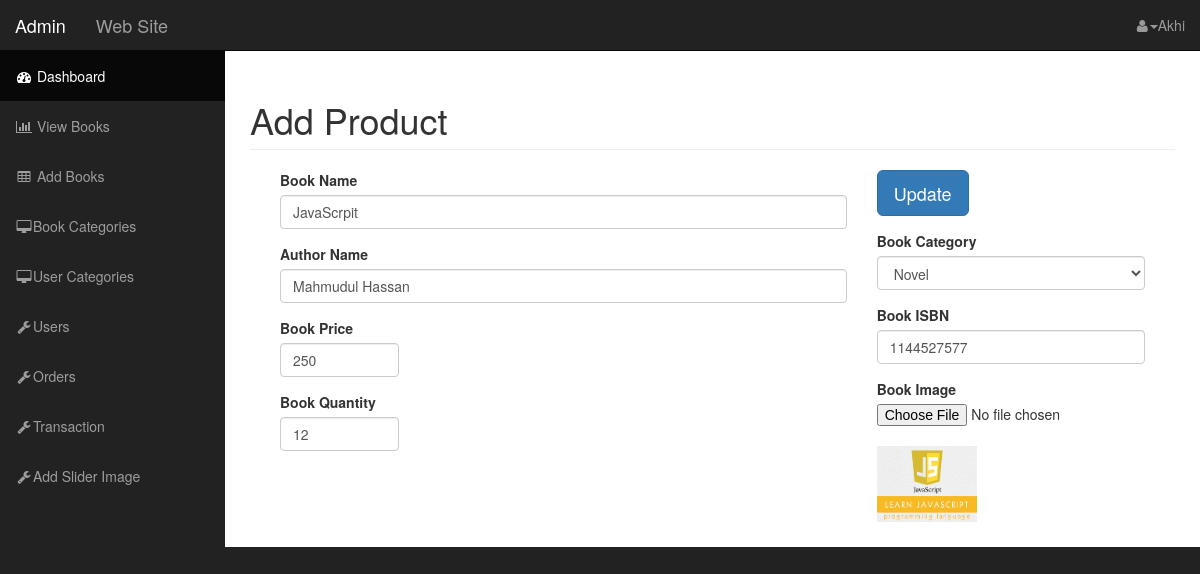
Page /admin/edit_book.php?id=1 (signed in) on the committed database.
### tables this page shows
CREATE TABLE `books` (
  `book_id` int(11) NOT NULL,
  `book_name` varchar(255) NOT NULL,
  `author_name` varchar(255) NOT NULL,
  `book_isbn` int(11) NOT NULL,
  `book_cat_id` int(11) NOT NULL,
  `book_quantity` int(11) NOT NULL,
  `book_price` float NOT NULL,
  `description` text NOT NULL,
  `book_image` varchar(255) NOT NULL
);

CREATE TABLE `categories` (
  `cat_id` int(11) NOT NULL,
  `cat_title` varchar(255) NOT NULL
);

### classes/Book.php (called while the page is built, shortened)
<?php
$filepath=realpath(dirname(__FILE__));
include_once ($filepath.'/../lib/Database.php');
?>
<?php
 class Book
 {
 	private $db;
 	function __construct()
 	{
 		 $this->db=new Database();
 	}
public function get_book_by_id($id){
   $id   =mysqli_real_escape_string($this->db->link,$id);
   $query="SELECT books.*,
          categories.cat_title
          FROM books
          INNER JOIN categories
          on books.book_cat_id=categories.cat_id
          where books.book_id='$id'
          ";
      $result=$this->db->select($query);
      return $result;
}
 }

### lib/Database.php (called while the page is built, shortened)
<?php
$filepath=realpath(dirname(__FILE__));
Class Database{
 public $host   = DB_HOST;
 public $user   = DB_USER;
 public $pass   = DB_PASS;
 public $dbname = DB_NAME;
 public $link;
private function connectDB(){
 $this->link = new mysqli($this->host, $this->user, $this->pass,
  $this->dbname);
 }
public function select($query){
  $result = $this->link->query($query) or
   die($this->link->error.__LINE__);
  if($result->num_rows > 0){
    return $result;
  } else {
    return false;
  }
 }
}

### classes/Category.php (called while the page is built, shortened)
<?php
$filepath=realpath(dirname(__FILE__));
include_once ($filepath.'/../lib/Database.php') ;
?>
<?php
class Category{
private $db;
public function __construct()
{
  $this->db=new Database();
}
public function getallCat()
{
   $query="SELECT * FROM categories order by cat_id asc";
   $result=$this->db->select($query);
   return $result;
}
}

### admin/edit_book.php (the view, shortened to what this page needs)
<?php
    if(!isset($_GET['id']) or $_GET['id']==NULL)
  {
    echo "<script>window.lobrandion='books.php'</script>";
  }
  else
  {
    $id=$_GET['id'];
  }
?>
<?php
include 'inc/header.php';
?>
    <div id="wrapper">
        <nav class="navbar navbar-inverse navbar-fixed-top" role="navigation">
              <?php include 'inc/top_nav.php'; ?>
               <?php include 'inc/side_nav.php'; ?>
        </nav>
        <div id="page-wrapper">
            <div class="container-fluid">
<div class="col-md-12">
<div class="row">
<h1 class="page-header">
   Add Product
</h1>
</div>
<?php
 $getbookbyid=$bk->get_book_by_id($id);
 if ($getbookbyid) {
   while ($value=$getbookbyid->fetch_assoc()) {
?>
<form action="" method="post" enctype="multipart/form-data">
<div class="col-md-8">
   <div class="form-group">
    <label for="product-title">Book Name </label>
        <input type="text" name="book_name" value="<?php echo $value['book_name']; ?>" class="form-control">
    </div>
    <div class="form-group">
      <label for="product-title">Author Name </label>
        <input type="text" name="author_name" value="<?php echo $value['author_name'] ;?>" class="form-control">
    </div>
    <div class="form-group row">
      <div class="col-xs-3">
        <label for="product-price">Book Price</label>
        <input type="number" name="book_price" value="<?php echo $value['book_price']; ?>" class="form-control" size="60">
      </div>
    </div>
  <div class="form-group row">
      <div class="col-xs-3">
        <label for="product-price">Book Quantity</label>
        <input type="number" name="book_quantity" value="<?php echo $value['book_quantity']; ?>" class="form-control" size="60">
      </div>
    </div>
</div>
<aside id="admin_sidebar" class="col-md-4">
     <div class="form-group">
        <input type="submit" name="update" class="btn btn-primary btn-lg" value="Update">
    </div>
    <div class="form-group">
         <label for="product-title">Book Category</label>
        <select name="cat_id" id="" class="form-control">
            <?php
              $getcat= $cat->getallCat();
              if ($getcat) {
                 while ($result=$getcat->fetch_assoc()) { ?>
              <option
              <?php
                 if($value['book_cat_id']==$result['cat_id'])
                 {?>
                       selected="selected"
                        <?php
                 }
              ?> value="<?php echo $result['cat_id'] ; ?>" >
              <?php echo $result['cat_title'] ; ?></option>
            <?php } } ?>
        </select>
     </div>
    <div class="form-group">
          <label for="product-title">Book ISBN</label>
        <input type="text" name="book_isbn" value="<?php echo $value['book_isbn'] ;?>" class="form-control">
    </div>
    <div class="form-group">
        <label for="product-title">Book Image</label>
        <input type="file" name="file"><br>
        <img src="<?php echo $value['book_image'] ;?>" width="100px">
    </div>
</aside>
</form>
 <?php } } ?>
            </div>
        </div>
    </div>
  <?php include 'inc/footer.php'; ?>

### admin/css/sb-admin.css (style rules this page uses)
body { margin-top: 100px; background-color: #222; }
@media (min-width:768px) { body { margin-top: 50px; } }
#wrapper { padding-left: 0; }
#page-wrapper { width: 100%; padding: 0; background-color: #fff; }
@media (min-width:768px) { #wrapper { padding-left: 225px; } }
@media (min-width:768px) { #page-wrapper { padding: 10px; } }

### rows in the picture
books: book_name "JavaScrpit", author_name "Mahmudul Hassan", book_price "250", book_quantity "12", cat_id "Novel", book_isbn "1144527577", book_image (picture)

### other values in the picture
Session::get("adminname") "Akhi"
